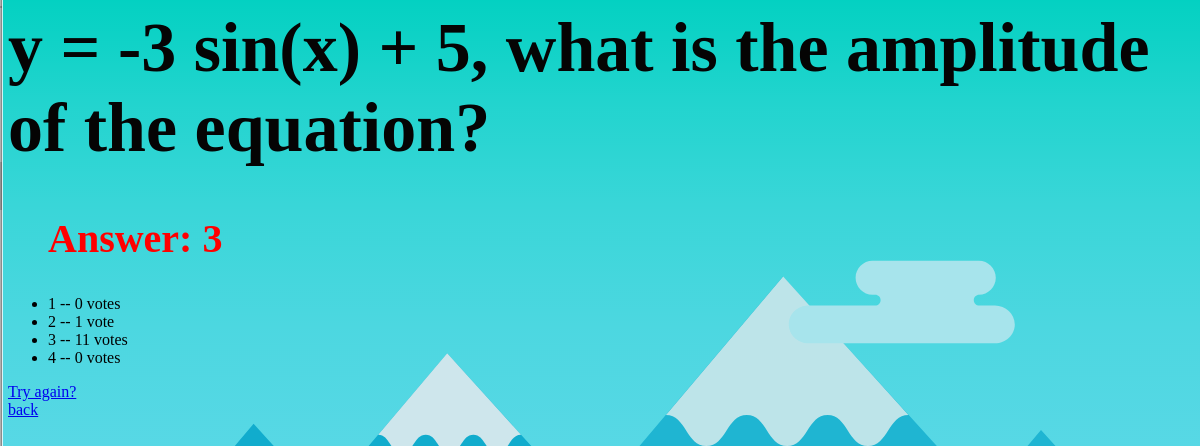
Screenshot of /polls/3/results/ with the database file from the repository.
### polls/models.py (models this page shows, shortened)
class Question(models.Model):
    question_text = models.CharField(max_length=200)
    pub_date = models.DateTimeField("date published")

class Answer(models.Model):
    question = models.ForeignKey(Question, on_delete=models.CASCADE,null=True)
    answer_text = models.CharField(max_length=200)

class Choice(models.Model):
    question = models.ForeignKey(Question, on_delete=models.CASCADE)
    choice_text = models.CharField(max_length=200)
    votes = models.IntegerField(default=0)

### polls/views.py (the view)
# urls.py: path("<int:pk>/results/", views.ResultsView.as_view(), name="results"),
class ResultsView(generic.DetailView):
    model = Question
    template_name = "polls/results.html"

### polls/TEMPLATES/polls/results.html
{% load static %}
<link rel="stylesheet" href="{% static 'polls/style1.css' %}">
<h1>{{ question.question_text }}</h1>
<ul>
{% for answer in question.answer_set.all %}
    <h2>Answer: {{ answer.answer_text }}</h2>
{% endfor %}
{% for choice in question.choice_set.all %}
    <li>{{ choice.choice_text }} -- {{ choice.votes }} vote{{ choice.votes|pluralize }}</li>
{% endfor %}
</ul>
<a href="{% url 'polls:detail' question.id %}">Try again?</a><br>
<a href="{% url 'polls:index' %}">back</a>

### polls/static/polls/style1.css (style rules this page uses)
h1 { color: rgb(5, 4, 4); font-size: 70; }
h2 { color: red; font-size: 40; }

### rows the page displays
Question: question_text "y = -3 sin(x) + 5, what is the amplitude of the equation?"
Answer: answer_text "3"
Choice: choice_text "1", votes "0"
Choice: choice_text "2", votes "1"
Choice: choice_text "3", votes "11"
Choice: choice_text "4", votes "0"
